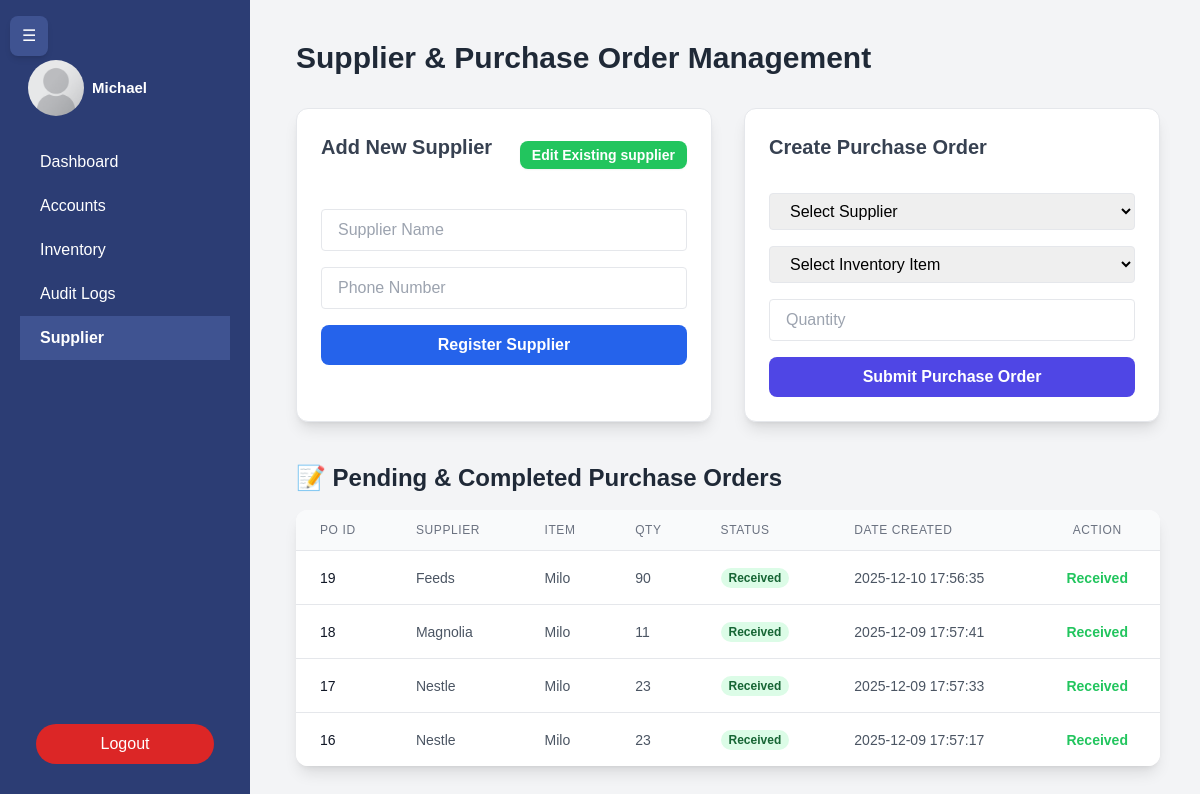
/user/admin/supplier.php (signed in), run on an earlier commit of the app's database.
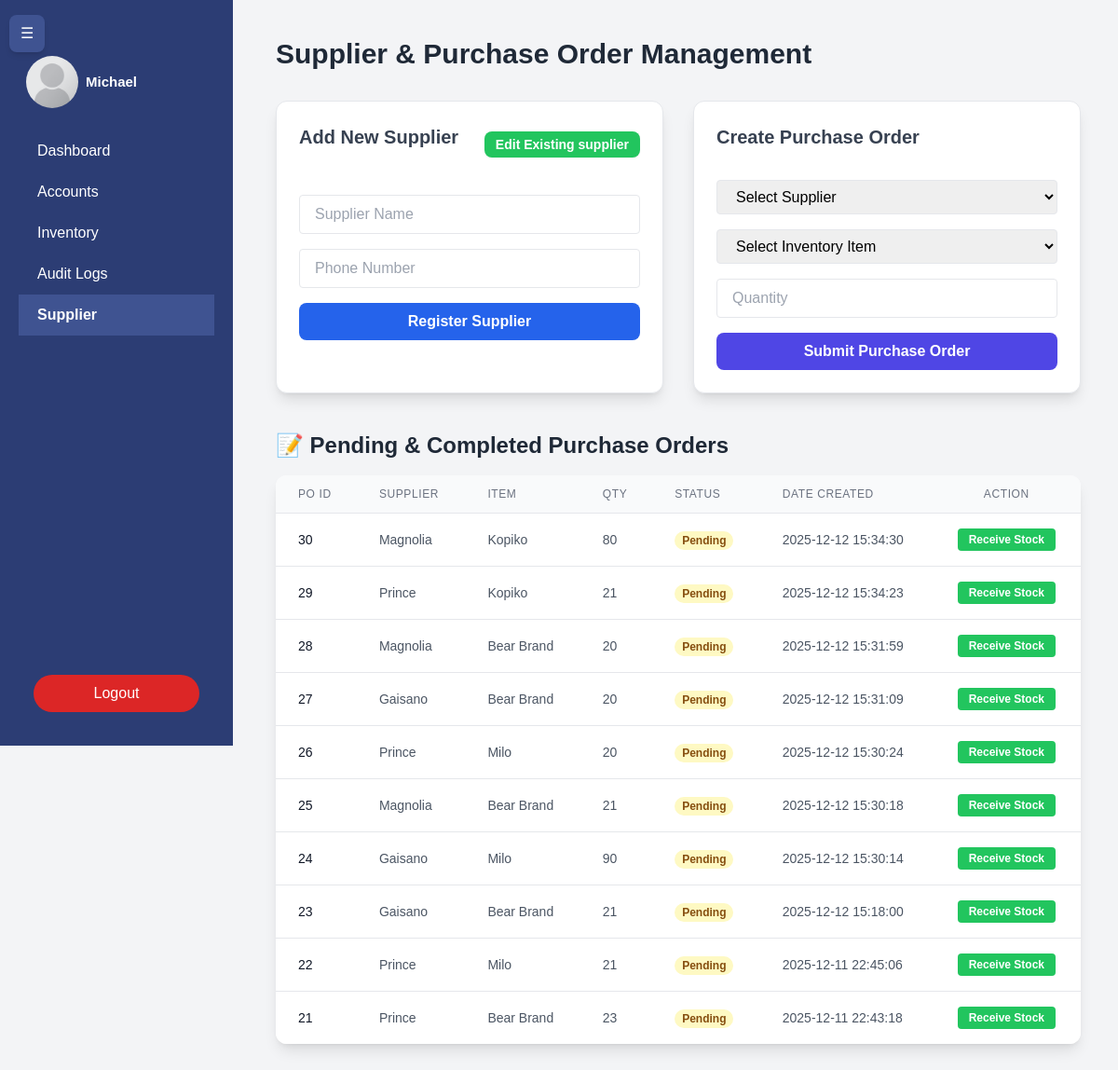
And on a later commit of the database.
### tables this page shows
CREATE TABLE `purchase_orders` (
  `id` int(11) NOT NULL,
  `supplier_id` int(11) NOT NULL,
  `item_id` int(11) NOT NULL,
  `qty` int(11) NOT NULL,
  `status` varchar(45) NOT NULL DEFAULT 'Pending',
  `date_created` datetime NOT NULL
);

CREATE TABLE `suppliers` (
  `id` int(11) NOT NULL,
  `supplier_name` varchar(45) NOT NULL,
  `phone` varchar(20) NOT NULL,
  `is_deleted` tinyint(1) NOT NULL DEFAULT 0
);

CREATE TABLE `inventory` (
  `id` int(11) NOT NULL,
  `item_name` varchar(45) NOT NULL,
  `description` varchar(45) NOT NULL,
  `qty` int(11) NOT NULL,
  `price` decimal(10,2) NOT NULL,
  `image_path` varchar(255) DEFAULT NULL
);

### db.php (called while the page is built, shortened)
<?php
$initial_margin_class = (isset($_SESSION['sidebar_initial_state']) && $_SESSION['sidebar_initial_state'] == 'collapsed') ? 'ml-16' : 'ml-64';
?>

### backend/supplier.php (called while the page is built, shortened)
<?php
require '../../db.php';
$po_sql = "SELECT p.id AS po_id, s.supplier_name, i.item_name, p.qty, p.status, p.date_created
            FROM purchase_orders p
            JOIN suppliers s ON p.supplier_id = s.id
            JOIN inventory i ON p.item_id = i.id
            ORDER BY p.date_created DESC LIMIT 10";
$purchase_orders = $conn->query($po_sql)->fetchAll();
?>

### user/admin/supplier.php (the view, shortened to what the changed rows need)
<?php
include "../../backend/supplier.php";
?>
<!DOCTYPE html>
<html lang="en">
<head>
    <link rel="stylesheet" href="../../css/admin.css">
    <script src="https://cdn.tailwindcss.com"></script>
</head>
<body class="bg-gray-100">
    <div class="ml-64 p-10 <?= $initial_margin_class ?>">
        <h1 class="text-3xl font-bold text-gray-800 mb-8">Supplier & Purchase Order Management</h1>
        <div class="grid grid-cols-1 md:grid-cols-2 gap-8 mb-10">
            <div class="bg-white p-6 rounded-xl shadow-lg border">
                <div class="flex justify-between items-center mb-4">
                    <h2 class="text-xl font-semibold mb-4 text-gray-700">Add New Supplier</h2>
                </div>
            </div>
            <div class="bg-white p-6 rounded-xl shadow-lg border">
                <h2 class="text-xl font-semibold mb-4 text-gray-700">Create Purchase Order</h2>
            </div>
        </div>
        <h2 class="text-2xl font-bold text-gray-800 mb-4">📝 Pending & Completed Purchase Orders</h2>
        <?php if (empty($purchase_orders)): ?>
            <p class="text-gray-600 bg-white p-4 rounded-lg shadow-md">No purchase orders have been created yet.</p>
        <?php else: ?>
            <div class="bg-white rounded-xl shadow-lg overflow-hidden">
                <div class="overflow-x-auto">
                    <table class="min-w-full divide-y divide-gray-200">
                        <thead class="bg-gray-50">
                            <tr>
                                <th class="px-6 py-3 text-left text-xs font-medium text-gray-500 uppercase tracking-wider">
                                    PO ID</th>
                                <th class="px-6 py-3 text-left text-xs font-medium text-gray-500 uppercase tracking-wider">
                                    Supplier</th>
                                <th class="px-6 py-3 text-left text-xs font-medium text-gray-500 uppercase tracking-wider">
                                    Item</th>
                                <th class="px-6 py-3 text-left text-xs font-medium text-gray-500 uppercase tracking-wider">
                                    Qty</th>
                                <th class="px-6 py-3 text-left text-xs font-medium text-gray-500 uppercase tracking-wider">
                                    Status</th>
                                <th class="px-6 py-3 text-left text-xs font-medium text-gray-500 uppercase tracking-wider">
                                    Date Created</th>
                                <th
                                    class="px-6 py-3 text-center text-xs font-medium text-gray-500 uppercase tracking-wider">
                                    Action</th>
                            </tr>
                        </thead>
                        <tbody class="bg-white divide-y divide-gray-200">
                            <?php foreach ($purchase_orders as $po): ?>
                                <tr class="hover:bg-gray-50 transition duration-100">
                                    <td class="px-6 py-4 whitespace-nowrap text-sm font-medium text-gray-900">
                                        <?php echo htmlspecialchars($po['po_id']); ?></td>
                                    <td class="px-6 py-4 whitespace-nowrap text-sm text-gray-600">
                                        <?php echo htmlspecialchars($po['supplier_name']); ?></td>
                                    <td class="px-6 py-4 whitespace-nowrap text-sm text-gray-600">
                                        <?php echo htmlspecialchars($po['item_name']); ?></td>
                                    <td class="px-6 py-4 whitespace-nowrap text-sm text-gray-600">
                                        <?php echo htmlspecialchars($po['qty']); ?></td>
                                    <td class="px-6 py-4 whitespace-nowrap text-sm">
                                        <?php
                                        $status_class = $po['status'] === 'Pending' ? 'bg-yellow-100 text-yellow-800' : 'bg-green-100 text-green-800';
                                        ?>
                                        <span
                                            class="px-2 inline-flex text-xs leading-5 font-semibold rounded-full <?= $status_class ?>">
                                            <?php echo htmlspecialchars($po['status']); ?>
                                        </span>
                                    </td>
                                    <td class="px-6 py-4 whitespace-nowrap text-sm text-gray-600">
                                        <?php echo htmlspecialchars($po['date_created']); ?></td>
                                    <td class="px-6 py-4 whitespace-nowrap text-sm font-medium text-center">
                                        <?php if ($po['status'] === 'Pending'): ?>
                                            <form method="POST" style="display:inline;">
                                                <button type="submit"
                                                    class="text-white bg-green-500 hover:bg-green-600 font-semibold py-1 px-3 rounded text-xs transition">
                                                    Receive Stock
                                                </button>
                                            </form>
                                        <?php else: ?>
                                            <span class="text-green-500 font-semibold">Received</span>
                                        <?php endif; ?>
                                    </td>
                                </tr>
                            <?php endforeach; ?>
                        </tbody>
                    </table>
                </div>
            </div>
        <?php endif; ?>
    </div>
</body>
</html>

What changed in the data, as far as the page shows it:
no longer on this page (row unchanged): purchase_orders: id "19", supplier.supplier_name "Feeds", inventory.item_name "Milo", qty "90", status "Received", date_created "2025-12-10 17:56:35"
no longer on this page (row unchanged): purchase_orders: id "18", supplier.supplier_name "Magnolia", inventory.item_name "Milo", qty "11", status "Received", date_created "2025-12-09 17:57:41"
no longer on this page (row unchanged): purchase_orders: id "17", supplier.supplier_name "Nestle", inventory.item_name "Milo", qty "23", status "Received", date_created "2025-12-09 17:57:33"
no longer on this page (row unchanged): purchase_orders: id "16", supplier.supplier_name "Nestle", inventory.item_name "Milo", qty "23", status "Received", date_created "2025-12-09 17:57:17"
added purchase_orders: id "30", supplier.supplier_name "Magnolia", inventory.item_name "Kopiko", qty "80", status "Pending", date_created "2025-12-12 15:34:30"
added purchase_orders: id "29", supplier.supplier_name "Prince", inventory.item_name "Kopiko", qty "21", status "Pending", date_created "2025-12-12 15:34:23"
added purchase_orders: id "28", supplier.supplier_name "Magnolia", inventory.item_name "Bear Brand", qty "20", status "Pending", date_created "2025-12-12 15:31:59"
added purchase_orders: id "27", supplier.supplier_name "Gaisano", inventory.item_name "Bear Brand", qty "20", status "Pending", date_created "2025-12-12 15:31:09"
added purchase_orders: id "26", supplier.supplier_name "Prince", inventory.item_name "Milo", qty "20", status "Pending", date_created "2025-12-12 15:30:24"
added purchase_orders: id "25", supplier.supplier_name "Magnolia", inventory.item_name "Bear Brand", qty "21", status "Pending", date_created "2025-12-12 15:30:18"
added purchase_orders: id "24", supplier.supplier_name "Gaisano", inventory.item_name "Milo", qty "90", status "Pending", date_created "2025-12-12 15:30:14"
added purchase_orders: id "23", supplier.supplier_name "Gaisano", inventory.item_name "Bear Brand", qty "21", status "Pending", date_created "2025-12-12 15:18:00"
added purchase_orders: id "22", supplier.supplier_name "Prince", inventory.item_name "Milo", qty "21", status "Pending", date_created "2025-12-11 22:45:06"
added purchase_orders: id "21", supplier.supplier_name "Prince", inventory.item_name "Bear Brand", qty "23", status "Pending", date_created "2025-12-11 22:43:18"
